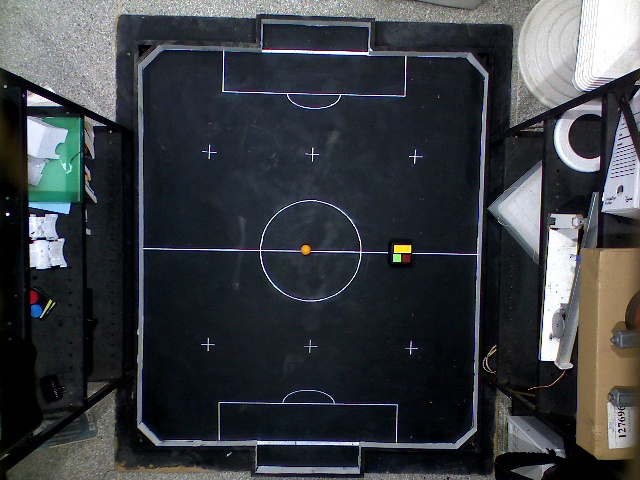
#> input picture imgs/imagem1.jpeg, 640 x 480 px
$ python SimpleVis.py
#> lines starting #> are read from the running program, lines starting #| are printed output that depends on the picture; after the words box and inside, x2 and y2 are one past the last pixel; in counts of white or black regions, pixels touching at a corner belong together
### imgTrat.py
import cv2
import imutils
import numpy as np
import json

class imgTrat:
    def __init__(self, img) -> None:
        self.bright = 255
        self.contrast = 127
        self.img = img
        #############################################
        # Opening JSON file
        f = open('config.json')
        # returns JSON object as a dictionary
        data = json.load(f)
        self.bright = int(data['imagem']['bright'])
        self.contrast = int(data['imagem']['contrast'])
        self.projCoords = np.array(data['imagem']['ProjTransfCoords'])
        # parametros da bola
        self.HSV_Min = np.array(data['ball']['HSV_Min'])
        self.HSV_Max = np.array(data['ball']['HSV_Max'])

        #############################################
    def img_ProjTransformation(self, img):
        #############################################
        # aplicando transposição da imagem
        # Coordenadas do Campo
        fator = 4
        campo_dim=[[0,0],[fator*130,0],[fator*130,fator*150],[0, fator*150]]
        pts1 = np.float32(self.projCoords)
        pts2 = np.float32(campo_dim)
        M = cv2.getPerspectiveTransform(pts1,pts2)
        return cv2.warpPerspective(img,M,(fator*130, fator*150))
        ###cv2.imshow("Img_Transposta", img)
        # aplicando correção de brilho e contraste

    # [22 lines left out: function apply_brightness_contrast, not called in this run]

class elementos:
    # [188 lines left out: functions __init__, obj_position, get_Ball_pos, detectat_posiion_tag, localizar_player, get_Player_pos2 and 1 more, not called in this run]

### SimpleVis.py
import numpy as np
import cv2
from imgTrat import *

img = cv2.imread('imgs/imagem1.jpeg', cv2.IMREAD_COLOR)
#> img is the input picture: shape (480, 640, 3); mean B, G, R 65.9, 61.6, 58.1

# corrigindo projeção,
# ajuste de escala do campo
# corte de áreas externas
imTrat = imgTrat(img)
#> (reads config.json from the repository)
img = imTrat.img_ProjTransformation(img)
#> in img_ProjTransformation, `return cv2.warpPerspective(img,M,(fator*130, fator*150))`:
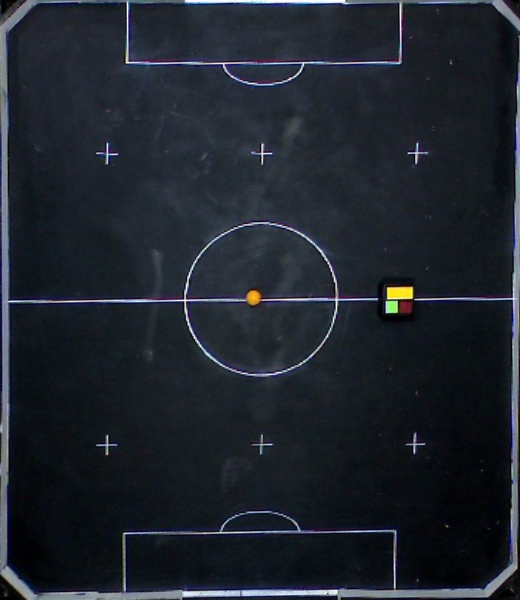
#> returned value: shape (600, 520, 3); mean of channels 0, 1, 2 45.4, 36.8, 31.2; drawn as B, G, R
cv2.imshow("test: Imagem inicial", img)
cv2.waitKey(0)

########################
## segementação de cores
########################
# conversão BGR em HSV
hsv_image = cv2.cvtColor(img, cv2.COLOR_BGR2HSV)
#> hsv_image: shape (600, 520, 3); mean H, S, V 107.1, 97.9, 45.9
# aplicando media para uniformizar a cor da imagem
hsv_image_blur = cv2.medianBlur(hsv_image, 3)
#> hsv_image_blur: shape (600, 520, 3); mean H, S, V 107.2, 97.2, 45.6
# aplicando mascara de limiarização
# -----------------------------------------------
# cor       |   minimo      |     máximo        |
# bola      |   [19, 1, 1]  |   [22, 255, 255]  |
# amarelo   |   [26, 1, 1]  |   [32, 255, 255]  |
# verde     |   [40, 1, 1]  |   [80, 255, 255]  |
# vermelho  |   [160, 1, 1] |   [179, 255, 255] |
# -----------------------------------------------
HSV_Min = (19, 0, 0)
HSV_Max = (22, 256, 256)
mask = cv2.inRange(hsv_image_blur, HSV_Min, HSV_Max)
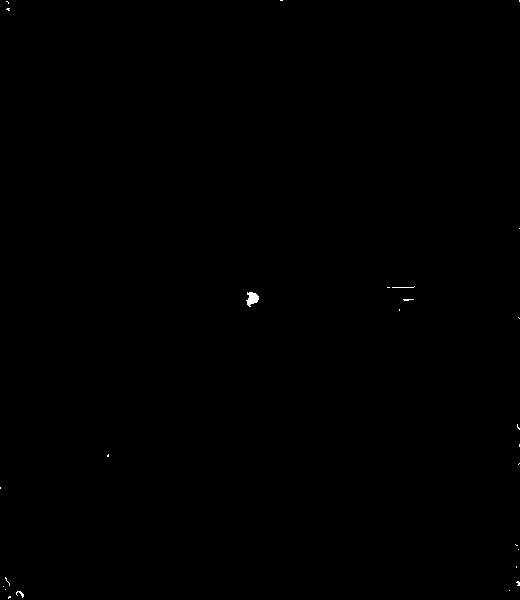
#> mask: shape (600, 520); 0.09% white; 26 white regions (23 under 20 px), largest, box (x1, y1, x2, y2) and area: (246, 292, 259, 307) 123, (16, 591, 24, 598) 24, (392, 286, 415, 288) 23
output = cv2.bitwise_and(img, img, mask = mask)
# aplicando media para eliminar pontos (ruido)
output_med = cv2.medianBlur(output, 15)
cv2.imshow("test: mask", output)
cv2.waitKey(0)

########################
## segementação de cores
########################
# Convertendo em uma imagem tons de cinza
gray = cv2.cvtColor(output_med, cv2.COLOR_BGR2GRAY)

# liminarizando a imagem para converter em tons de branco e preto
bin_img = cv2.threshold(gray, 15, 255, cv2.THRESH_BINARY)[1]
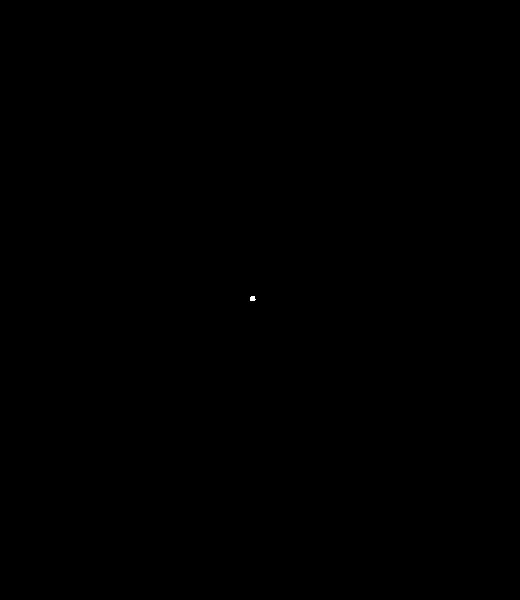
#> bin_img: shape (600, 520); 0.01% white; 1 white region, box (x1, y1, x2, y2) and area: (250, 296, 256, 301) 25
cv2.imshow("test:limiariza", bin_img)
cv2.waitKey(0)
# find contours in the thresholded image
cnts = cv2.findContours(bin_img, cv2.RETR_EXTERNAL, cv2.CHAIN_APPROX_SIMPLE)
#> cnts = 1 contour, all with area under 20
cnts = imutils.grab_contours(cnts)
#> cnts = 1 item
# loop over the contornos para identificar objetos
coords = []
print(cnts)
#| [array([[[251, 296]],
#|        [[250, 297]],
#|        [[250, 300]],
#|        [[254, 300]],
#|        [[255, 299]],
#|        [[254, 298]],
#|        [[254, 296]]], dtype=int32)]
for c in cnts:
    # compute the center of the contour
    print(cv2.contourArea(c))
    if(cv2.contourArea(c)>15):
        M = cv2.moments(c)
        cX = int(M["m10"] / M["m00"])
        cY = int(M["m01"] / M["m00"])
        coords.append([cX,cY])
        print(f'x={cX} y={cY}')
#> this loop made 1 pass
#> (cX, cY) on pass 1: (252, 298)
#| 16.5
#| x=252 y=298
#> after the loop, coords = [[252, 298]]
# Gerando um circulo sobre o objeto identificado
cv2.circle(img, coords[0], 7, (0, 0, 255), 2)
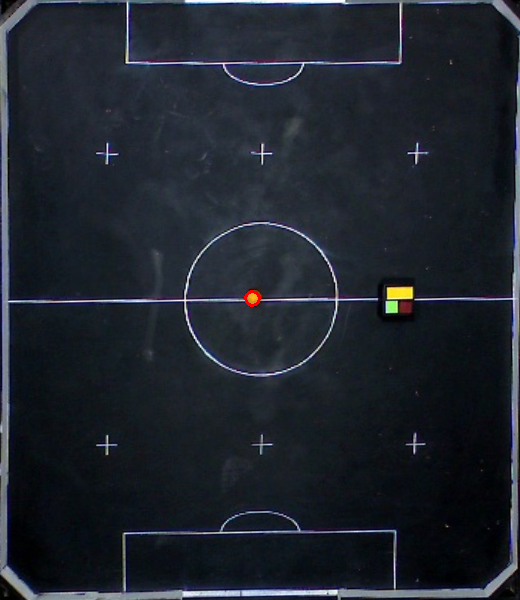
#> img: shape (600, 520, 3); 0.04% of pixels changed, all inside (x1, y1, x2, y2) = (244, 290, 261, 307)
cv2.imshow("test: Final", img)
cv2.waitKey(0)
